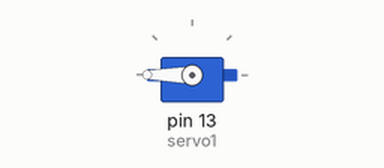
This sketch was run on a simulated Arduino Uno, built with avr-gcc and run on an emulated ATmega328P. Shown: servo.

Above: at 0.05 s.
At 0.75 s:
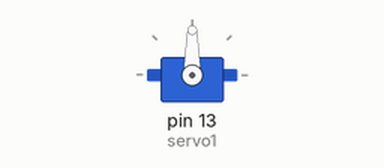
At 1.5 s:
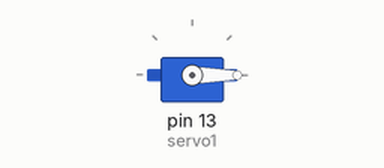
Timing chart, 0 to 3.5 s (numbered marks = the images above):
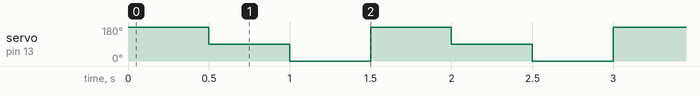

The sketch:

Arduino.ino
```cpp
#include <Servo.h>

Servo servo1;

void setup() {
  servo1.attach(13);
  servo1.write(180);
}

void loop() {
  servo1.write(180);
  delay(500);
  servo1.write(90);
  delay(500);
  servo1.write(0);
  delay(500);
}
```

Measured:
- by itself, servo on pin 13 (servo1): repeats every 1.5 s: 0° 0.50 s, 180° 0.50 s, 90° 0.50 s
